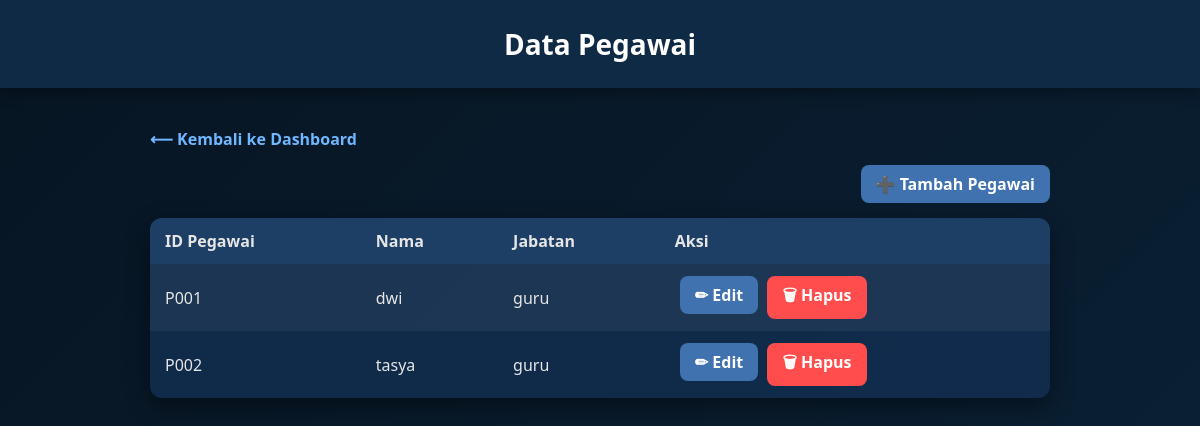
/admin_app/pegawai/, run on the app's committed database.
### admin_app/models.py (models this page shows, shortened)
class Pegawai(models.Model):
    id_pegawai = models.CharField(max_length=10, unique=True, editable=False)
    JABATAN_CHOICES = [
        ("guru", "Guru"),
        ("staff", "Staff"),
        ("admin", "Admin"),
    ]
    nama = models.CharField(max_length=200)
    jabatan = models.CharField(max_length=20, choices=JABATAN_CHOICES)
    gaji_pokok = models.IntegerField(default=0)

### admin_app/views.py (the view)
# urls.py: path("pegawai/", views.list_pegawai, name="list_pegawai"),
def list_pegawai(request):
    data = Pegawai.objects.all()
    return render(request, "admin_app/pegawai.html", {"pegawai_list": data})

### admin_app/templates/admin_app/pegawai.html (shortened to what this page needs)
<!DOCTYPE html>
<html lang="en">
<head>
</head>
<body>
<header>Data Pegawai</header>
<div class="wrapper">
    <a href="{% url 'index' %}" class="back">⟵ Kembali ke Dashboard</a>
    <div class="top-actions">
        <a href="{% url 'tambah_pegawai' %}" class="button">➕ Tambah Pegawai</a>
    </div>
    <table>
        <tr>
            <th>ID Pegawai</th>
            <th>Nama</th>
            <th>Jabatan</th>
            <th>Aksi</th>
        </tr>
        {% for p in pegawai_list %}
        <tr>
            <td>{{ p.id_pegawai }}</td>
            <td>{{ p.nama }}</td>
            <td>{{ p.jabatan }}</td>
            <td>
                <a href="{% url 'edit_pegawai' p.id %}" class="button">✏ Edit</a>
                <a href="{% url 'hapus_pegawai' p.id %}" class="button delete-button">🗑 Hapus</a>
            </td>
        </tr>
        {% empty %}
        <tr>
            <td colspan="4" style="text-align:center;">Belum ada data pegawai</td>
        </tr>
        {% endfor %}
    </table>
</div>
</body>
</html>

### admin_app/templates/admin_app/pegawai.html (style rules this page uses)
body { margin: 0; font-family: "Segoe UI", sans-serif; background: linear-gradient(135deg, #071522, #0a1f33); color: #e6e6e6; }
header { background: #0f2a45; padding: 25px 0; text-align: center; font-size: 28px; font-weight: 600; color: #fff; box-shadow: 0 4px 15px rgba(0,0,0,0.4); }
.wrapper { max-width: 900px; margin: 40px auto; padding: 0 20px; }
a.back { display: inline-block; margin-bottom: 15px; color: #6fb7ff; text-decoration: none; font-weight: bold; }
.top-actions { margin-bottom: 15px; text-align: right; }
a.button { display: inline-block; padding: 8px 15px; background: #3f72af; color: #fff; border-radius: 8px; text-decoration: none; font-weight: bold; transition: 0.3s; margin-left: 5px; }
a.delete-button { background: #ff4d4d; }
table { width: 100%; border-collapse: collapse; background: rgba(17,45,78,0.9); border-radius: 12px; overflow: hidden; box-shadow: 0 8px 25px rgba(0,0,0,0.45); }
th, td { padding: 12px 15px; text-align: left; }
th { background: rgba(31,65,105,0.9); }
tr:nth-child(even) { background: rgba(255,255,255,0.05); }

### data on the page
Pegawai: id_pegawai "P001", nama "dwi", jabatan "guru"
Pegawai: id_pegawai "P002", nama "tasya", jabatan "guru"
